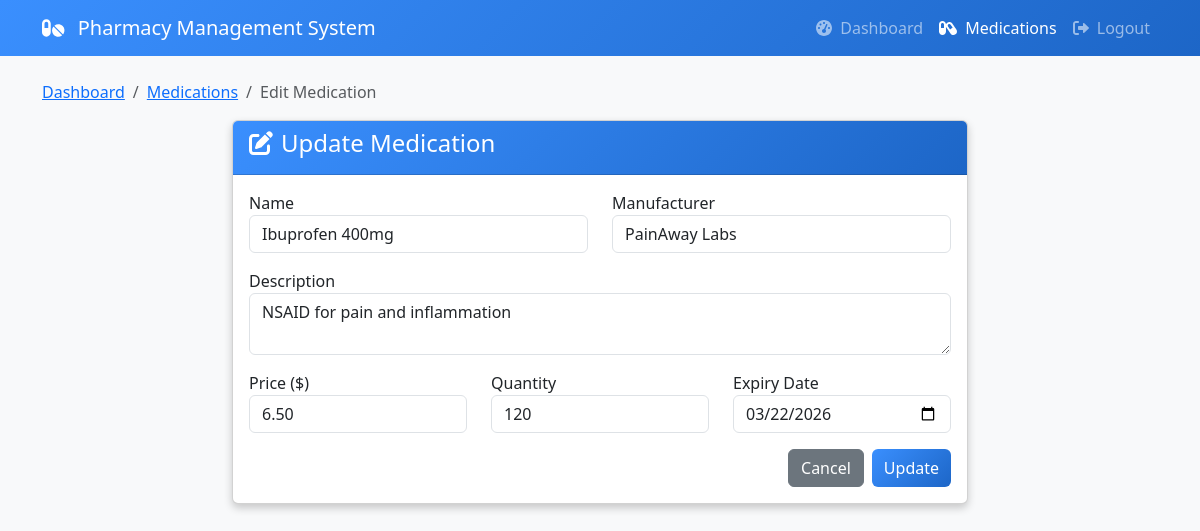
/edit_medication.php?id=4 (signed in), run on the app's committed database.
### tables this page shows
CREATE TABLE IF NOT EXISTS medications (
    id INT NOT NULL PRIMARY KEY AUTO_INCREMENT,
    name VARCHAR(100) NOT NULL,
    description TEXT NOT NULL,
    price DECIMAL(10,2) NOT NULL,
    quantity INT NOT NULL,
    manufacturer VARCHAR(100) NOT NULL,
    expiry_date DATE NOT NULL,
    created_at DATETIME DEFAULT CURRENT_TIMESTAMP
);

### edit_medication.php (the view, shortened to what this page needs)
<?php
require_once "config.php";
$name = $description = $price = $quantity = $manufacturer = $expiry_date = "";
$name_err = $description_err = $price_err = $quantity_err = $manufacturer_err = $expiry_date_err = "";
if(isset($_POST["id"]) && !empty($_POST["id"])){
    $id = $_POST["id"];
    $input_name = trim($_POST["name"]);
    if(empty($input_name)){
        $name_err = "Please enter a medication name.";
    } else{
        $name = $input_name;
    }
    $input_description = trim($_POST["description"]);
    if(empty($input_description)){
        $description_err = "Please enter a description.";
    } else{
        $description = $input_description;
    }
    $input_price = trim($_POST["price"]);
    if(empty($input_price)){
        $price_err = "Please enter the price.";
    } elseif(!is_numeric($input_price) || $input_price <= 0){
        $price_err = "Please enter a positive number.";
    } else{
        $price = $input_price;
    }
    $input_quantity = trim($_POST["quantity"]);
    if(empty($input_quantity)){
        $quantity_err = "Please enter the quantity.";
    } elseif(!ctype_digit($input_quantity) || $input_quantity < 0){
        $quantity_err = "Please enter a non-negative integer.";
    } else{
        $quantity = $input_quantity;
    }
    $input_manufacturer = trim($_POST["manufacturer"]);
    if(empty($input_manufacturer)){
        $manufacturer_err = "Please enter the manufacturer.";
    } else{
        $manufacturer = $input_manufacturer;
    }
    $input_expiry_date = trim($_POST["expiry_date"]);
    if(empty($input_expiry_date)){
        $expiry_date_err = "Please enter an expiry date.";
    } else{
        $expiry_date = $input_expiry_date;
    }
    if(empty($name_err) && empty($description_err) && empty($price_err) && empty($quantity_err) && empty($manufacturer_err) && empty($expiry_date_err)){
        $sql = "UPDATE medications SET name=:name, description=:description, price=:price, quantity=:quantity, manufacturer=:manufacturer, expiry_date=:expiry_date WHERE id=:id";
        if($stmt = $pdo->prepare($sql)){
            $stmt->bindParam(":name", $param_name);
            $stmt->bindParam(":description", $param_description);
            $stmt->bindParam(":price", $param_price);
            $stmt->bindParam(":quantity", $param_quantity);
            $stmt->bindParam(":manufacturer", $param_manufacturer);
            $stmt->bindParam(":expiry_date", $param_expiry_date);
            $stmt->bindParam(":id", $param_id);
            $param_name = $name;
            $param_description = $description;
            $param_price = $price;
            $param_quantity = $quantity;
            $param_manufacturer = $manufacturer;
            $param_expiry_date = $expiry_date;
            $param_id = $id;
            if($stmt->execute()){
                header("location: medications.php");
                exit();
            } else{
                echo "Oops! Something went wrong. Please try again later.";
            }
        }
        unset($stmt);
    }
} else{
    if(isset($_GET["id"]) && !empty(trim($_GET["id"]))){
        $sql = "SELECT * FROM medications WHERE id = :id";
        if($stmt = $pdo->prepare($sql)){
            $stmt->bindParam(":id", $param_id);
            if($stmt->execute()){
                if($stmt->rowCount() == 1){
                    $row = $stmt->fetch(PDO::FETCH_ASSOC);
                    $name = $row["name"];
                    $description = $row["description"];
                    $price = $row["price"];
                    $quantity = $row["quantity"];
                    $manufacturer = $row["manufacturer"];
                    $expiry_date = $row["expiry_date"];
                } else{
                    header("location: error.php");
                    exit();
                }
            } else{
                echo "Oops! Something went wrong. Please try again later.";
            }
        }
    } else{
        header("location: error.php");
        exit();
    }
}
?>
<!DOCTYPE html>
<html lang="en">
<head>
    <link rel="stylesheet" href="https://cdnjs.cloudflare.com/ajax/libs/bootstrap/5.3.0/css/bootstrap.min.css">
</head>
<body class="bg-light">
    <nav class="navbar navbar-expand-lg navbar-dark bg-primary">
        <div class="container">
            <a class="navbar-brand" href="#">
                <i class="fas fa-pills me-2"></i>
                Pharmacy Management System
            </a>
            <div class="collapse navbar-collapse" id="navbarNav">
                <ul class="navbar-nav ms-auto">
                    <li class="nav-item">
                        <a class="nav-link" href="dashboard.php">
                            <i class="fas fa-tachometer-alt me-1"></i> Dashboard
                        </a>
                    </li>
                    <li class="nav-item">
                        <a class="nav-link active" href="medications.php">
                            <i class="fas fa-capsules me-1"></i> Medications
                        </a>
                    </li>
                    <li class="nav-item">
                        <a class="nav-link" href="logout.php">
                            <i class="fas fa-sign-out-alt me-1"></i> Logout
                        </a>
                    </li>
                </ul>
            </div>
        </div>
    </nav>
    <div class="container mt-4">
        <nav aria-label="breadcrumb">
            <ol class="breadcrumb">
                <li class="breadcrumb-item"><a href="dashboard.php">Dashboard</a></li>
                <li class="breadcrumb-item"><a href="medications.php">Medications</a></li>
                <li class="breadcrumb-item active" aria-current="page">Edit Medication</li>
            </ol>
        </nav>
        <div class="row justify-content-center">
            <div class="col-md-8">
                <div class="card">
                    <div class="card-header bg-primary text-white">
                        <h4><i class="fas fa-edit me-2"></i>Update Medication</h4>
                    </div>
                    <div class="card-body">
                        <form action="<?php echo htmlspecialchars($_SERVER["PHP_SELF"]); ?>" method="post">
                            <div class="row mb-3">
                                <div class="col-md-6">
                                    <div class="form-group">
                                        <label>Name</label>
                                        <input type="text" name="name" class="form-control <?php echo (!empty($name_err)) ? 'is-invalid' : ''; ?>" value="<?php echo $name; ?>">
                                    </div>
                                </div>
                                <div class="col-md-6">
                                    <div class="form-group">
                                        <label>Manufacturer</label>
                                        <input type="text" name="manufacturer" class="form-control <?php echo (!empty($manufacturer_err)) ? 'is-invalid' : ''; ?>" value="<?php echo $manufacturer; ?>">
                                    </div>
                                </div>
                            </div>
                            <div class="form-group mb-3">
                                <label>Description</label>
                                <textarea name="description" class="form-control <?php echo (!empty($description_err)) ? 'is-invalid' : ''; ?>"><?php echo $description; ?></textarea>
                            </div>
                            <div class="row mb-3">
                                <div class="col-md-4">
                                    <div class="form-group">
                                        <label>Price ($)</label>
                                        <input type="text" name="price" class="form-control <?php echo (!empty($price_err)) ? 'is-invalid' : ''; ?>" value="<?php echo $price; ?>">
                                    </div>
                                </div>
                                <div class="col-md-4">
                                    <div class="form-group">
                                        <label>Quantity</label>
                                        <input type="text" name="quantity" class="form-control <?php echo (!empty($quantity_err)) ? 'is-invalid' : ''; ?>" value="<?php echo $quantity; ?>">
                                    </div>
                                </div>
                                <div class="col-md-4">
                                    <div class="form-group">
                                        <label>Expiry Date</label>
                                        <input type="date" name="expiry_date" class="form-control <?php echo (!empty($expiry_date_err)) ? 'is-invalid' : ''; ?>" value="<?php echo $expiry_date; ?>">
                                    </div>
                                </div>
                            </div>
                            <div class="d-flex justify-content-end mt-3">
                                <a href="medications.php" class="btn btn-secondary me-2">Cancel</a>
                                <input type="submit" class="btn btn-primary" value="Update">
                            </div>
                        </form>
                    </div>
                </div>
            </div>
        </div>
    </div>
</body>
</html>

### edit_medication.php (style rules this page uses)
.card { box-shadow: 0 4px 8px 0 rgba(0,0,0,0.2); transition: 0.3s; }
.bg-primary { background: linear-gradient(135deg, #3a8ffe 0%, #1d66c7 100%) !important; }
.btn-primary { background: linear-gradient(135deg, #3a8ffe 0%, #1d66c7 100%) !important; border: none !important; }

### data on the page
medications: name "Ibuprofen 400mg", manufacturer "PainAway Labs", description "NSAID for pain and inflammation", price "6.50", quantity "120", expiry_date "03/22/2026"
